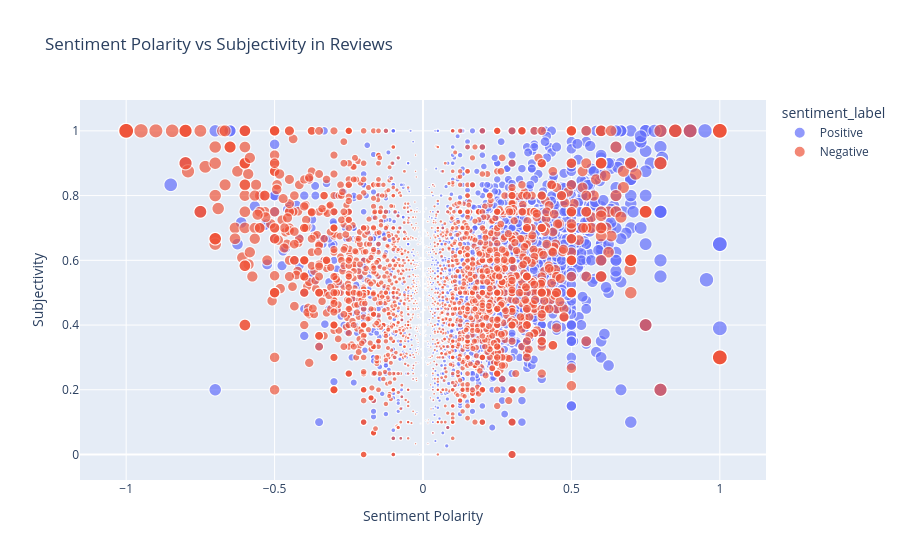

Notebook code for this chart:
### Code cell
!pip install textblob

import pandas as pd
import plotly.express as px
from textblob import TextBlob


# Normalize column names
df.columns = [c.lower() for c in df.columns]

# Keep review text and sentiment label
df = df[['review_content', 'review_type']].dropna()

# Compute polarity (sentiment) and subjectivity using TextBlob
df['calc_sentiment'] = df['review_content'].apply(lambda x: TextBlob(str(x)).sentiment.polarity)
df['subjectivity'] = df['review_content'].apply(lambda x: TextBlob(str(x)).sentiment.subjectivity)
df['abs_sentiment'] = df['calc_sentiment'].abs()

# Map Fresh/Rotten to labels
label_map = {'fresh': 'Positive', 'rotten': 'Negative'}
df['sentiment_label'] = df['review_type'].str.lower().map(label_map)

# Scatter plot
fig = px.scatter(
    df, 
    x='calc_sentiment', 
    y='subjectivity', 
    hover_data=['review_content'], 
    color='sentiment_label',
    size='abs_sentiment',
    size_max=15,
    title='Sentiment Polarity vs Subjectivity in Reviews',
    labels={'calc_sentiment': 'Sentiment Polarity', 'subjectivity': 'Subjectivity'}
)

fig.update_layout(xaxis_title='Sentiment Polarity', yaxis_title='Subjectivity', height=500)
fig.show()

print("Explanation: This scatter plot maps each review's sentiment polarity (positive/negative strength) against its subjectivity score.")
print("Interpretation: Positive reviews cluster toward higher polarity values, while negative reviews lean toward lower polarity. The spread in subjectivity shows that some critics write more opinion-based reviews, while others use more objective descriptions.")

### Figure 1 — Plotly figure (JSON) as saved in the notebook; plotly's stock layout.template omitted (floating-point values rounded to 4 significant figures; data arrays with more than 128 entries replaced by an {"elided": "..."} marker saying what was removed)
{"data": [{"customdata": {"elided": "3061x1 str values"}, "hovertemplate": "sentiment_label=Positive<br>Sentiment Polarity=%{x}<br>Subjectivity=%{y}<br>abs_sentiment=%{marker.size}<br>review_content=%{customdata[0]}<extra></extra>", "legendgroup": "Positive", "marker": {"color": "#636efa", "size": {"elided": "3061 float values"}, "sizemode": "area", "sizeref": 0.004444, "symbol": "circle"}, "mode": "markers", "name": "Positive", "showlegend": true, "type": "scattergl", "x": {"elided": "3061 float values"}, "xaxis": "x", "y": {"elided": "3061 float values"}, "yaxis": "y"}, {"customdata": {"elided": "2880x1 str values"}, "hovertemplate": "sentiment_label=Negative<br>Sentiment Polarity=%{x}<br>Subjectivity=%{y}<br>abs_sentiment=%{marker.size}<br>review_content=%{customdata[0]}<extra></extra>", "legendgroup": "Negative", "marker": {"color": "#EF553B", "size": {"elided": "2880 float values"}, "sizemode": "area", "sizeref": 0.004444, "symbol": "circle"}, "mode": "markers", "name": "Negative", "showlegend": true, "type": "scattergl", "x": {"elided": "2880 float values"}, "xaxis": "x", "y": {"elided": "2880 float values"}, "yaxis": "y"}], "layout": {"autosize": true, "legend": {"itemsizing": "constant", "title": {"text": "sentiment_label"}, "tracegroupgap": 0}, "title": {"text": "Sentiment Polarity vs Subjectivity in Reviews"}, "xaxis": {"anchor": "y", "autorange": true, "domain": [0, 1], "range": [-1.17, 1.17], "title": {"text": "Sentiment Polarity"}, "type": "linear"}, "yaxis": {"anchor": "x", "autorange": true, "domain": [0, 1], "range": [-0.08342, 1.103], "title": {"text": "Subjectivity"}, "type": "linear"}}}
